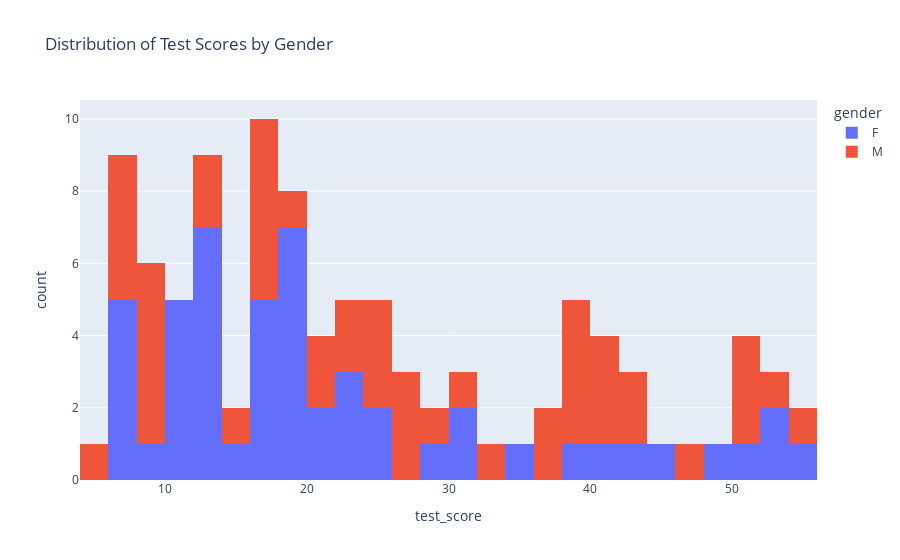

Here is the notebook cell this chart was saved with:
### Markdown cell above
## Histogram

### Code cell
fig = px.histogram(student_data, x='test_score', color='gender', nbins=30, title='Distribution of Test Scores by Gender')
fig.show()

### Figure 1 — Plotly figure (JSON) as saved in the notebook; plotly's stock layout.template omitted (floating-point values rounded to 4 significant figures)
{"data": [{"alignmentgroup": "True", "bingroup": "x", "hovertemplate": "gender=F<br>test_score=%{x}<br>count=%{y}<extra></extra>", "legendgroup": "F", "marker": {"color": "#636efa", "pattern": {"shape": ""}}, "name": "F", "nbinsx": 30, "offsetgroup": "F", "orientation": "v", "showlegend": true, "type": "histogram", "x": [19.2, 13.81, 53.02, 17.82, 17.26, 30.86, 42.04, 12.13, 11.4, 19.47, 30.55, 25.13, 35.94, 12.21, 28.04, 16.52, 6.623, 12.65, 8.1, 13.12, 7.336, 15.72, 19.77, 10.43, 19.11, 22.18, 18.24, 53.36, 51.34, 10.52, 10.84, 21.38, 6.185, 21.4, 13.42, 6.217, 38.28, 49.54, 54.32, 17.7, 44.1, 16.11, 23.15, 6.053, 11.25, 40.02, 19.56, 23.92, 24.45, 19.13, 12.03], "xaxis": "x", "yaxis": "y"}, {"alignmentgroup": "True", "bingroup": "x", "hovertemplate": "gender=M<br>test_score=%{x}<br>count=%{y}<extra></extra>", "legendgroup": "M", "marker": {"color": "#EF553B", "pattern": {"shape": ""}}, "name": "M", "nbinsx": 30, "offsetgroup": "M", "orientation": "v", "showlegend": true, "type": "histogram", "x": [7.734, 55.3, 29.89, 20.35, 24.32, 17.67, 38.49, 50.99, 22.07, 26.53, 9.333, 8.837, 24.17, 15.04, 39.97, 17.17, 43.98, 46.45, 41.36, 51.14, 9.742, 8.924, 16.7, 22.7, 26.88, 40.6, 7.892, 36.65, 53.16, 51.58, 31.24, 19.59, 12.59, 13.56, 27.57, 8.92, 16.61, 20.4, 7.014, 39.95, 36.75, 6.349, 16.46, 39.96, 24.39, 42.43, 5.609, 41.44, 32.36], "xaxis": "x", "yaxis": "y"}], "layout": {"barmode": "relative", "legend": {"title": {"text": "gender"}, "tracegroupgap": 0}, "title": {"text": "Distribution of Test Scores by Gender"}, "xaxis": {"anchor": "y", "domain": [0, 1], "title": {"text": "test_score"}}, "yaxis": {"anchor": "x", "domain": [0, 1], "title": {"text": "count"}}}}
